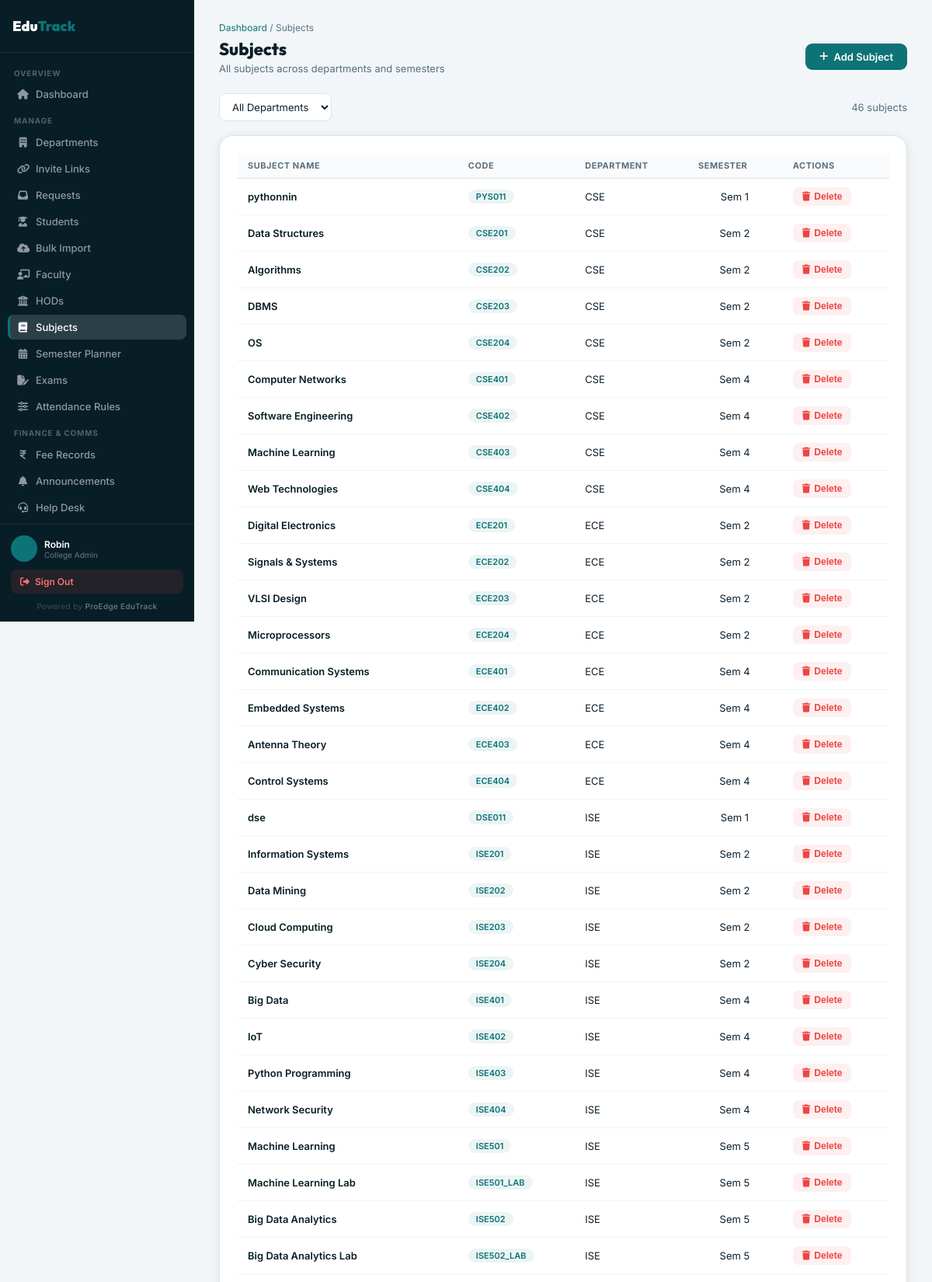
The app's page /dashboard/admin/subjects/ (signed in, upper part) with its own data.
### students/models.py (models this page shows, shortened)
class Subject(models.Model):
    CATEGORY_CHOICES = [
        ('PC',    'Program Core'),
        ('PE',    'Program Elective'),
        ('OE',    'Open Elective'),
        ('BS',    'Basic Science'),
        ('PC/BS', 'Program Core / Basic Science'),
        ('MC',    'Mandatory Course'),
        ('PW',    'Project Work'),
        ('AC',    'Audit Course'),
        ('HS',    'Humanities & Social Science'),
        ('ES',    'Engineering Science'),
        ('OTHER', 'Other'),
    ]
    name = models.CharField(max_length=100)
    code = models.CharField(max_length=20)  # unique per department, not globally
    department = models.ForeignKey(Department, on_delete=models.CASCADE)
    semester = models.IntegerField()
    weekly_hours = models.IntegerField(default=3)
    lecture_hours   = models.IntegerField(default=3, help_text="Lecture hours per week (L)")
    tutorial_hours  = models.IntegerField(default=0, help_text="Tutorial hours per week (T)")
    practical_hours = models.IntegerField(default=0, help_text="Practical/Lab hours per week (P)")
    credits         = models.IntegerField(default=3, help_text="Credits (C)")
    category        = models.CharField(max_length=10, choices=CATEGORY_CHOICES, default='PC', help_text="Subject category")
    class Meta:
        unique_together = ('department', 'code')

class Department(models.Model):
    college = models.ForeignKey(College, on_delete=models.CASCADE, null=True, blank=True, related_name='departments')
    name = models.CharField(max_length=100)
    code = models.CharField(max_length=20)
    section_capacity = models.PositiveIntegerField(default=60)
    description = models.TextField(null=True, blank=True)
    established_year = models.IntegerField(null=True, blank=True)
    created_at = models.DateTimeField(auto_now_add=True)
    is_deleted = models.BooleanField(default=False)
    class Meta:
        unique_together = (
            ('college', 'name'),
            ('college', 'code'),
        )

### students/views/_legacy.py (the view)
# urls.py: path('dashboard/admin/subjects/', views.admin_subjects, name='admin_subjects'),
@login_required
def admin_subjects(request):
    if not _admin_guard(request):
        return redirect('dashboard')
    departments = _scope_departments(request).order_by('name')
    dept_filter = request.GET.get('dept', '').strip()
    subjects = Subject.objects.filter(
        department__in=departments
    ).select_related('department').order_by('department__code', 'semester', 'code')
    if dept_filter:
        subjects = subjects.filter(department_id=dept_filter)
    return render(request, 'admin_panel/subjects.html', {
        'subjects': subjects,
        'departments': departments,
        'dept_filter': dept_filter,
        'college': _get_admin_college(request),
        'branding': _get_college_branding(_get_admin_college(request)),
    })

### students/context_processors.py (called while the page is built, shortened)
def college_branding(request):
    if not request.user.is_authenticated or request.user.is_superuser:
        return {}

### students/views/_legacy.py (called while the page is built)
def _get_college_branding(college):
    if not college:
        return None
    branding, _ = CollegeBranding.objects.get_or_create(college=college)
    return branding

def _get_admin_college(request):
    if request.user.is_superuser:
        return None
    role = _get_user_role(request.user)
    if not role or role.role != 1:
        return None
    return role.college or _default_college()

def _scope_departments(request, queryset=None):
    queryset = queryset or Department.objects.all()
    college = _get_admin_college(request)
    if request.user.is_superuser or college is None:
        return queryset
    return queryset.filter(college=college)

def _admin_guard(request):
    if request.user.is_superuser:
        return True
    try:
        return request.user.userrole.role == 1
    except UserRole.DoesNotExist:
        return False

### templates/admin_panel/subjects.html (shortened to what this page needs)
{% extends 'admin_panel/base_admin.html' %}
{% block nav_subjects %}on{% endblock %}
{% block breadcrumb %} / Subjects{% endblock %}
{% block page_title %}Subjects{% endblock %}
{% block page_sub %}All subjects across departments and semesters{% endblock %}
{% block page_action %}
  <a href="{% url 'admin_subject_add' %}" class="btn-add"><i class="fas fa-plus"></i> Add Subject</a>
{% endblock %}
{% block content %}
<div class="filter-bar">
  <form method="GET" style="display:flex;gap:10px">
    <select name="dept" class="filter-select" onchange="this.form.submit()">
      <option value="">All Departments</option>
    </select>
  </form>
  <span style="font-size:13px;color:var(--muted);margin-left:auto">{{ subjects|length }} subject{{ subjects|length|pluralize }}</span>
</div>
{% if subjects %}
<div class="ap-card">
  <table class="ap-table">
    <thead>
      <tr><th>Subject Name</th><th>Code</th><th>Department</th><th>Semester</th><th>Actions</th></tr>
    </thead>
    <tbody>
      {% for s in subjects %}
      <tr>
        <td style="font-weight:600;color:var(--deep)">{{ s.name }}</td>
        <td><span class="ap-badge" style="background:rgba(13,115,119,.08);color:var(--teal)">{{ s.code }}</span></td>
        <td>{{ s.department.code }}</td>
        <td style="text-align:center">Sem {{ s.semester }}</td>
        <td>
          <button class="btn-del" onclick="confirmDelete('{% url 'admin_subject_delete' s.pk %}','Delete subject {{ s.name }}?')">
            <i class="fas fa-trash"></i> Delete
          </button>
        </td>
      </tr>
      {% endfor %}
    </tbody>
  </table>
</div>
{% else %}
<div class="empty-state"><i class="fas fa-book"></i><p>No subjects yet. <a href="{% url 'admin_subject_add' %}" style="color:var(--teal)">Add one</a>.</p></div>
{% endif %}
{% endblock %}

### templates/admin_panel/base_admin.html (shortened to what this page needs)
{% extends 'base.html' %}
{% load static %}
{% block body %}
<div style="display:flex;min-height:100vh">
  <aside class="adm-sidebar" id="adm-sidebar">
    <div style="padding:14px 16px;border-bottom:1px solid rgba(255,255,255,.08);display:flex;align-items:center;gap:10px;min-height:68px">
      {% if college and college.logo %}
        <img src="{{ college.logo.url }}" style="height:48px;width:auto;max-width:160px;object-fit:contain;flex-shrink:0"/>
      {% else %}
        <div style="font-family:'Outfit',sans-serif;font-size:18px;font-weight:900;color:#fff">Edu<span style="color:var(--teal)">Track</span></div>
      {% endif %}
    </div>
    <div style="padding:10px 10px;flex:1;overflow-y:auto">
      {% block base_nav_links %}
      <div style="font-size:10px;font-weight:700;color:rgba(255,255,255,.3);text-transform:uppercase;letter-spacing:.8px;padding:0 8px;margin:10px 0 5px">Overview</div>
      <a href="{% url 'admin_dashboard' %}" class="sb-link {% block nav_dashboard %}{% endblock %}"><i class="fas fa-home"></i> Dashboard</a>
      <div style="font-size:10px;font-weight:700;color:rgba(255,255,255,.3);text-transform:uppercase;letter-spacing:.8px;padding:0 8px;margin:12px 0 6px">Manage</div>
      <a href="{% url 'admin_departments' %}" class="sb-link {% block nav_dept %}{% endblock %}"><i class="fas fa-building"></i> Departments</a>
      <a href="{% url 'admin_registration_invites' %}" class="sb-link {% block nav_invites %}{% endblock %}"><i class="fas fa-link"></i> Invite Links</a>
      <a href="{% url 'admin_registration_requests' %}" class="sb-link {% block nav_requests %}{% endblock %}"><i class="fas fa-inbox"></i> Requests</a>
      <a href="{% url 'admin_students' %}" class="sb-link {% block nav_students %}{% endblock %}"><i class="fas fa-user-graduate"></i> Students</a>
      <a href="{% url 'admin_bulk_import' %}" class="sb-link {% block nav_import %}{% endblock %}"><i class="fas fa-cloud-upload-alt"></i> Bulk Import</a>
      <a href="{% url 'admin_faculty_list' %}" class="sb-link {% block nav_faculty %}{% endblock %}"><i class="fas fa-chalkboard-teacher"></i> Faculty</a>
      <a href="{% url 'admin_hods' %}" class="sb-link {% block nav_hods %}{% endblock %}"><i class="fas fa-building-columns"></i> HODs</a>
      <a href="{% url 'admin_subjects' %}" class="sb-link {% block nav_subjects %}{% endblock %}"><i class="fas fa-book"></i> Subjects</a>
      <a href="{% url 'admin_academic_planner' %}" class="sb-link {% block nav_planner %}{% endblock %}"><i class="fas fa-calendar-days"></i> Semester Planner</a>
      <a href="{% url 'admin_exams' %}" class="sb-link {% block nav_exams %}{% endblock %}"><i class="fas fa-file-pen"></i> Exams</a>
      <a href="{% url 'admin_attendance_rules' %}" class="sb-link {% block nav_att_rules %}{% endblock %}"><i class="fas fa-sliders"></i> Attendance Rules</a>
      <div style="font-size:10px;font-weight:700;color:rgba(255,255,255,.3);text-transform:uppercase;letter-spacing:.8px;padding:0 8px;margin:12px 0 6px">Finance & Comms</div>
      <a href="{% url 'admin_fees' %}" class="sb-link {% block nav_fees %}{% endblock %}"><i class="fas fa-indian-rupee-sign"></i> Fee Records</a>
      <a href="{% url 'admin_announcements' %}" class="sb-link {% block nav_ann %}{% endblock %}"><i class="fas fa-bell"></i> Announcements</a>
      <a href="{% url 'admin_helpdesk' %}" class="sb-link {% block nav_helpdesk %}{% endblock %}"><i class="fas fa-headset"></i> Help Desk</a>
      {% endblock %}
    </div>
    <div style="padding:14px;border-top:1px solid rgba(255,255,255,.08)">
      <div style="display:flex;align-items:center;gap:9px;margin-bottom:10px">
        <div style="width:34px;height:34px;border-radius:50%;background:var(--teal);display:flex;align-items:center;justify-content:center;font-size:13px;font-weight:700;color:#fff;flex-shrink:0">
        </div>
        <div>
          <div style="font-size:12px;font-weight:600;color:#fff">{{ request.user.get_full_name|default:request.user.username }}</div>
          <div style="font-size:10px;color:rgba(255,255,255,.4)">{% block sidebar_role_label %}College Admin{% endblock %}</div>
        </div>
      </div>
      <a href="{% url 'logout' %}" style="display:flex;align-items:center;gap:7px;padding:8px 12px;border-radius:8px;background:rgba(239,68,68,.12);color:#f87171;font-size:12px;font-weight:600;text-decoration:none"
         onmouseover="this.style.background='rgba(239,68,68,.2)'" onmouseout="this.style.background='rgba(239,68,68,.12)'">
        <i class="fas fa-sign-out-alt"></i> Sign Out
      </a>
      <div style="margin-top:10px;font-size:10px;color:rgba(255,255,255,.22);text-align:center;letter-spacing:.3px">Powered by <span style="color:rgba(255,255,255,.38);font-weight:600">ProEdge EduTrack</span></div>
    </div>
  </aside>
  <main style="flex:1;padding:28px 32px;overflow-y:auto;min-width:0;background:var(--bg)">
    <div style="margin-bottom:24px">
      <div style="font-size:12px;color:var(--muted);margin-bottom:6px">
        <a href="{% url 'admin_dashboard' %}" style="color:var(--teal);text-decoration:none">Dashboard</a>
        {% block breadcrumb %}{% endblock %}
      </div>
      <div style="display:flex;align-items:center;justify-content:space-between;flex-wrap:wrap;gap:12px">
        <div>
          <h1 style="font-family:'Outfit',sans-serif;font-size:22px;font-weight:800;color:var(--deep);margin-bottom:3px">{% block page_title %}{% endblock %}</h1>
          <p style="font-size:13px;color:var(--muted)">{% block page_sub %}{% endblock %}</p>
        </div>
        {% block page_action %}{% endblock %}
      </div>
    </div>
    {% block content %}{% endblock %}
  </main>
</div>
{% endblock %}

### templates/base.html (style rules this page uses)
*,*::before,*::after { margin:0;padding:0;box-sizing:border-box }
:root { --teal:#0d7377;--teal-lt:#14a085;--teal-dk:#095c60; --gold:#e6a817;--gold-lt:#f5c842; --deep:#071e26;--deep2:#0b2d38; --bg:#f2f6f8;--surface:#fff;--surface2:#e8f0f3; --border:#d8e4ea;--text:#0d1f2d;--muted:#5a7080; --green:#10b981;--red:#ef4444;--warning:#f59e0b; --sh:0 2px 14px rgba(7,30,38,.08); --sh-md:0 6px 28px rgba(7,30,38,.12); --r:10px;--r-lg:18px; }
html { scroll-behavior:smooth }
body { font-family:'Inter',sans-serif;background:var(--bg);color:var(--text);min-height:100vh }
a { text-decoration:none }

### templates/admin_panel/base_admin.html (style rules this page uses)
.adm-sidebar { width:250px;background:var(--deep);flex-shrink:0;position:sticky;top:0;height:100vh;overflow-y:auto;display:flex;flex-direction:column;transition:transform .3s ease }
.sb-link { display:flex;align-items:center;gap:9px;padding:8px 12px;border-radius:8px;color:rgba(255,255,255,.55);font-size:13px;font-weight:500;text-decoration:none;transition:all .2s;margin-bottom:2px }
.sb-link.on,.sb-link.active { background:rgba(255,255,255,.15);color:#fff;border-left:3px solid var(--teal);padding-left:9px }
.sb-link i { width:15px;text-align:center;font-size:13px;flex-shrink:0 }
.ap-card { background:#fff;border:1px solid var(--border);border-radius:var(--r-lg);box-shadow:var(--sh);padding:22px }
.ap-table { width:100%;border-collapse:collapse;font-size:13px }
.ap-table th { text-align:left;padding:9px 14px;font-size:11px;font-weight:700;text-transform:uppercase;letter-spacing:.5px;color:var(--muted);border-bottom:1px solid var(--border);background:#fafbfc }
.ap-table td { padding:11px 14px;border-bottom:1px solid #f3f4f6;color:var(--text);vertical-align:middle }
.ap-badge { display:inline-block;padding:2px 10px;border-radius:99px;font-size:11px;font-weight:600 }
.btn-add { display:inline-flex;align-items:center;gap:7px;padding:9px 18px;border-radius:9px;background:var(--teal);color:#fff;font-size:13px;font-weight:600;text-decoration:none;transition:all .2s;border:none;cursor:pointer }
.btn-del { display:inline-flex;align-items:center;gap:5px;padding:5px 12px;border-radius:7px;background:rgba(239,68,68,.08);color:#ef4444;font-size:12px;font-weight:600;border:none;cursor:pointer;transition:all .2s }
.filter-bar { display:flex;gap:10px;margin-bottom:18px;flex-wrap:wrap;align-items:center }
.filter-select { padding:8px 12px;border:1.5px solid var(--border);border-radius:8px;font-size:13px;font-family:'Inter',sans-serif;color:var(--text);background:#fff;outline:none;cursor:pointer }

### records on screen
Subject: name "pythonnin", code "PYS011", department.code "CSE", semester "1"
Subject: name "Data Structures", code "CSE201", department.code "CSE", semester "2"
Subject: name "Algorithms", code "CSE202", department.code "CSE", semester "2"
Subject: name "DBMS", code "CSE203", department.code "CSE", semester "2"
Subject: name "OS", code "CSE204", department.code "CSE", semester "2"
Subject: name "Computer Networks", code "CSE401", department.code "CSE", semester "4"
Subject: name "Software Engineering", code "CSE402", department.code "CSE", semester "4"
Subject: name "Machine Learning", code "CSE403", department.code "CSE", semester "4"
Subject: name "Web Technologies", code "CSE404", department.code "CSE", semester "4"
Subject: name "Digital Electronics", code "ECE201", department.code "ECE", semester "2"
Subject: name "Signals & Systems", code "ECE202", department.code "ECE", semester "2"
Subject: name "VLSI Design", code "ECE203", department.code "ECE", semester "2"
Subject: name "Microprocessors", code "ECE204", department.code "ECE", semester "2"
Subject: name "Communication Systems", code "ECE401", department.code "ECE", semester "4"
Subject: name "Embedded Systems", code "ECE402", department.code "ECE", semester "4"
Subject: name "Antenna Theory", code "ECE403", department.code "ECE", semester "4"
Subject: name "Control Systems", code "ECE404", department.code "ECE", semester "4"
Subject: name "dse", code "DSE011", department.code "ISE", semester "1"
Subject: name "Information Systems", code "ISE201", department.code "ISE", semester "2"
Subject: name "Data Mining", code "ISE202", department.code "ISE", semester "2"
Subject: name "Cloud Computing", code "ISE203", department.code "ISE", semester "2"
Subject: name "Cyber Security", code "ISE204", department.code "ISE", semester "2"
Subject: name "Big Data", code "ISE401", department.code "ISE", semester "4"
Subject: name "IoT", code "ISE402", department.code "ISE", semester "4"
Subject: name "Python Programming", code "ISE403", department.code "ISE", semester "4"
Subject: name "Network Security", code "ISE404", department.code "ISE", semester "4"
Subject: name "Machine Learning", code "ISE501", department.code "ISE", semester "5"
Subject: name "Machine Learning Lab", code "ISE501_LAB", department.code "ISE", semester "5"
Subject: name "Big Data Analytics", code "ISE502", department.code "ISE", semester "5"
Subject: name "Big Data Analytics Lab", code "ISE502_LAB", department.code "ISE", semester "5"

### other values on screen
{{ request.user.get_full_name|default:request.user.username }} "Robin"
{{ subjects|length }} "46"
